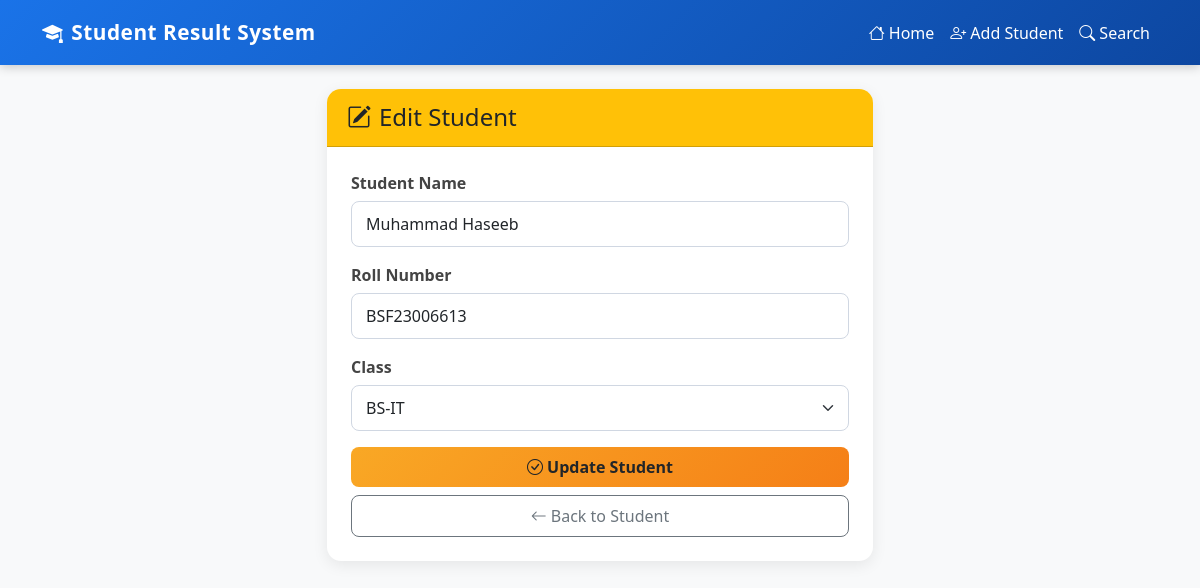
Page /edit_student/1 on the committed database.
### models.py (models this page shows)
class Student(db.Model):
    id = db.Column(db.Integer, primary_key=True)
    name = db.Column(db.String(100), nullable=False)
    roll_number = db.Column(db.String(20), unique=True, nullable=False)
    class_name = db.Column(db.String(50), nullable=False)
    results = db.relationship('Result', backref='student', lazy=True)

### app.py (the view, shortened to what this page needs)
@app.route('/edit_student/<int:student_id>', methods=['GET', 'POST'])
def edit_student(student_id):
    student = Student.query.get_or_404(student_id)
    return render_template('edit_student.html', student=student)

### templates/edit_student.html (shortened to what this page needs)
{% extends 'base.html' %}
{% block content %}
<div class="row justify-content-center">
    <div class="col-md-6">
        <div class="card">
            <div class="card-header bg-warning text-dark">
                <h4 class="mb-0">
                    <i class="bi bi-pencil-square me-2"></i>Edit Student
                </h4>
            </div>
            <div class="card-body p-4">
                <form method="POST">
                    <div class="mb-3">
                        <label class="form-label fw-bold">Student Name</label>
                        <input type="text" name="name" class="form-control"
                               value="{{ student.name }}" required>
                    </div>
                    <div class="mb-3">
                        <label class="form-label fw-bold">Roll Number</label>
                        <input type="text" name="roll_number" class="form-control"
                               value="{{ student.roll_number }}" required>
                    </div>
                    <div class="mb-3">
                        <label class="form-label fw-bold">Class</label>
                        <select name="class_name" class="form-select" required>
                            <option value="BS-IT" {% if student.class_name == 'BS-IT' %}selected{% endif %}>BS-IT</option>
                        </select>
                    </div>
                    <div class="d-grid gap-2">
                        <button type="submit" class="btn btn-warning text-dark fw-bold">
                            <i class="bi bi-check-circle me-1"></i>Update Student
                        </button>
                        <a href="/student/{{ student.id }}" class="btn btn-outline-secondary">
                            <i class="bi bi-arrow-left me-1"></i>Back to Student
                        </a>
                    </div>
                </form>
            </div>
        </div>
    </div>
</div>
{% endblock %}

### static/css/style.css (style rules this page uses)
body { font-family: 'Segoe UI', Tahoma, Geneva, Verdana, sans-serif; background-color: #f0f4f8; }
.card { border: none !important; border-radius: 14px !important; box-shadow: 0 4px 15px rgba(0, 0, 0, 0.08) !important; transition: transform 0.2s ease, box-shadow 0.2s ease; }
.card-header { border-radius: 14px 14px 0 0 !important; padding: 14px 20px; font-weight: 600; }
.btn { border-radius: 8px !important; font-weight: 500; padding: 8px 18px; transition: all 0.2s ease; }
.btn-warning { background: linear-gradient(135deg, #f9a825, #f57f17) !important; border: none !important; }
.form-control, .form-select { border-radius: 8px !important; border: 1.5px solid #d0d7e2; padding: 10px 14px; transition: border-color 0.2s ease, box-shadow 0.2s ease; }
.form-label { color: #444; margin-bottom: 6px; }

### templates/base.html (style rules this page uses)
body { background-color: #f8f9fa; }
.card { border: none; border-radius: 12px; box-shadow: 0 2px 10px rgba(0,0,0,0.08); }

### rows in the picture
Student: name "Muhammad Haseeb", roll_number "BSF23006613", class_name "BS-IT"
